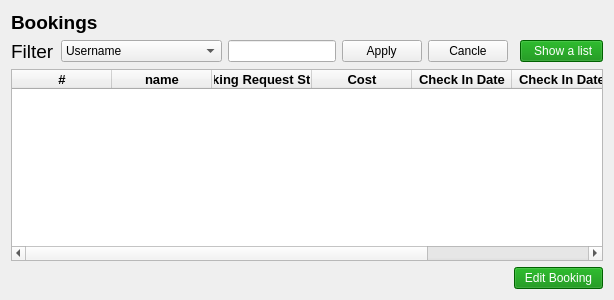
        <widget class="QWidget" name="tab">
         <attribute name="title">
          <string>Booking</string>
         </attribute>
         <layout class="QGridLayout" name="gridLayout_3">
          <item row="3" column="6" colspan="2">
           <widget class="QPushButton" name="pushButton_21">
            <property name="styleSheet">
             <string notr="true">QPushButton {
	
	font: 75 16pt &quot;Segoe UI&quot;;
	
	background-color: rgb(0, 136, 0);
	color: rgb(255, 255, 255);
 }

QPushButton::hover
{

	
	background-color: rgb(0, 255, 0);
}</string>
            </property>
            <property name="text">
             <string>Edit Booking</string>
            </property>
           </widget>
          </item>
          <item row="1" column="3">
           <widget class="QLineEdit" name="FilterFactorInput"/>
          </item>
          <item row="1" column="4">
           <widget class="QPushButton" name="pushButton_69">
            <property name="text">
             <string>  Apply  </string>
            </property>
           </widget>
          </item>
          <item row="2" column="0" colspan="8">
           <widget class="QTableWidget" name="tableWidget_2">
            <property name="sizePolicy">
             <sizepolicy hsizetype="Expanding" vsizetype="Expanding">
              <horstretch>0</horstretch>
              <verstretch>0</verstretch>
             </sizepolicy>
            </property>
            <column>
             <property name="text">
              <string>#</string>
             </property>
             <property name="font">
              <font>
               <family>Segoe UI</family>
               <pointsize>10</pointsize>
               <weight>75</weight>
               <bold>true</bold>
              </font>
             </property>
             <property name="textAlignment">
              <set>AlignCenter</set>
             </property>
            </column>
            <column>
             <property name="text">
              <string>name</string>
             </property>
             <property name="font">
              <font>
               <pointsize>10</pointsize>
               <weight>75</weight>
               <bold>true</bold>
              </font>
             </property>
             <property name="textAlignment">
              <set>AlignCenter</set>
             </property>
            </column>
            <column>
             <property name="text">
              <string>Booking Request Status</string>
             </property>
             <property name="font">
              <font>
               <pointsize>10</pointsize>
               <weight>75</weight>
               <bold>true</bold>
              </font>
             </property>
            </column>
            <column>
             <property name="text">
              <string>Cost</string>
             </property>
             <property name="font">
              <font>
               <pointsize>10</pointsize>
               <weight>75</weight>
               <bold>true</bold>
              </font>
             </property>
            </column>
            <column>
             <property name="text">
              <string>Check In Date</string>
             </property>
             <property name="font">
              <font>
               <pointsize>10</pointsize>
               <weight>75</weight>
               <bold>true</bold>
              </font>
             </property>
            </column>
            <column>
             <property name="text">
              <string>Check In Date</string>
             </property>
             <property name="font">
              <font>
               <pointsize>10</pointsize>
               <weight>75</weight>
               <bold>true</bold>
              </font>
             </property>
            </column>
            <column>
             <property name="text">
              <string>Hotel</string>
             </property>
             <property name="font">
              <font>
               <pointsize>10</pointsize>
               <weight>75</weight>
               <bold>true</bold>
              </font>
             </property>
            </column>
           </widget>
          </item>
          <item row="1" column="1" colspan="2">
           <widget class="QComboBox" name="comboBox">
            <item>
             <property name="text">
              <string>Username</string>
             </property>
            </item>
            <item>
             <property name="text">
              <string>ID</string>
             </property>
            </item>
            <item>
             <property name="text">
              <string>Hotel</string>
             </property>
            </item>
            <item>
             <property name="text">
              <string>Check In Date</string>
             </property>
            </item>
            <item>
             <property name="text">
              <string>Booking Request Status</string>
             </property>
            </item>
           </widget>
          </item>
          <item row="1" column="0">
           <widget class="QLabel" name="label_3">
            <property name="font">
             <font>
              <family>Segoe UI</family>
              <pointsize>14</pointsize>
              <weight>9</weight>
              <italic>false</italic>
              <bold>false</bold>
             </font>
            </property>
            <property name="text">
             <string>Filter</string>
            </property>
           </widget>
          </item>
          <item row="1" column="5">
           <widget class="QPushButton" name="pushButton_68">
            <property name="text">
             <string>  Cancle  </string>
            </property>
           </widget>
          </item>
          <item row="1" column="7">
           <widget class="QPushButton" name="pushButton_40">
            <property name="styleSheet">
             <string notr="true">QPushButton {

	
	font: 75 13pt &quot;Segoe UI&quot;;
	
	background-color: rgb(0, 136, 0);
	color: rgb(255, 255, 255);
 }

QPushButton::hover
{

	
	background-color: rgb(0, 255, 0);
}</string>
            </property>
            <property name="text">
             <string>   Show a list  </string>
            </property>
           </widget>
          </item>
          <item row="0" column="0" colspan="3">
           <widget class="QLabel" name="label_2">
            <property name="font">
             <font>
              <family>Segoe UI</family>
              <pointsize>14</pointsize>
              <weight>75</weight>
              <italic>false</italic>
              <bold>true</bold>
             </font>
            </property>
            <property name="styleSheet">
             <string notr="true">QLabel{
font-weight:bold;
}</string>
            </property>
            <property name="text">
             <string>Bookings</string>
            </property>
           </widget>
          </item>
         </layout>
        </widget>
